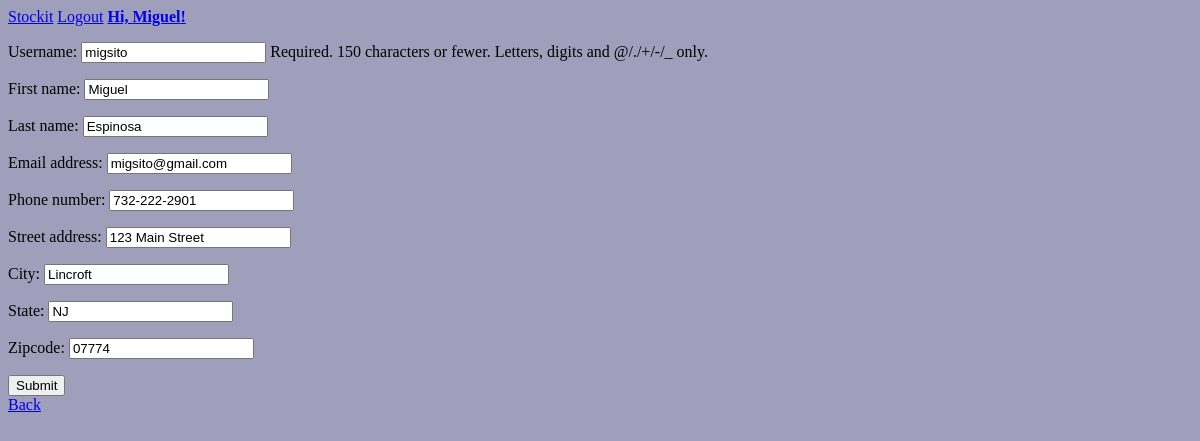
/users/1/update/ (signed in), run on an earlier commit of the app's database.
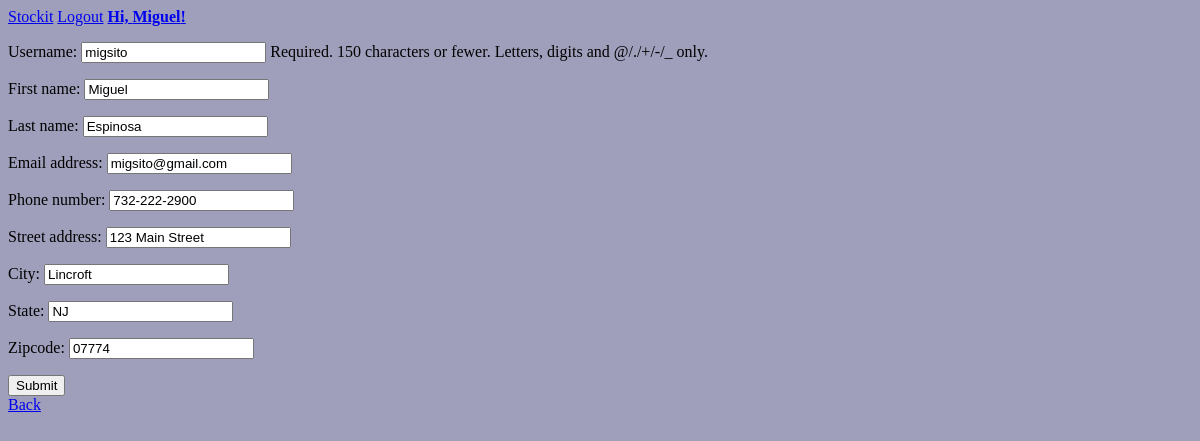
And on a later commit of the database.
### users/models.py (models this page shows, shortened)
class User(AbstractUser):
    phone_number = models.CharField(max_length=45, null=False)
    street_address = models.CharField(max_length=45, null=False)
    city = models.CharField(max_length=45, null=False)
    state = models.CharField(max_length=25, null=True)
    zipcode = models.CharField(max_length=5, null=True)

### users/views.py (the view)
# urls.py: path("<int:pk>/update/", views.UserUpdate.as_view(), name="update"),
class UserUpdate(LoginRequiredMixin, UserPassesTestMixin, UpdateView):
    model = User
    template_name = "users/update.html"
    form_class = UserUpdateForm
    def test_func(self):
        return self.request.user.is_superuser or (self.request.user == self.get_object())

### users/forms.py
class UserUpdateForm(forms.ModelForm):
    class Meta:
        model = User
        fields = ["username", "first_name", "last_name", "email", "phone_number", "street_address", "city", "state", "zipcode"]

### users/templates/users/update.html
{% extends 'form.html' %}
{% block back_button %}
    <a href="{% url 'users:detail' user.id %}">Back</a>
{% endblock back_button %}

### home/templates/form.html (shortened to what this page needs)
{% extends "base.html" %}
{% block content %}
    <form enctype="multipart/form-data" method="POST" class="form-horizontal">
        <div class="form-group">
            {{ form.as_p }}
        </div>
        <button type="submit">Submit</button>
    </form>
    {% block back_button %}{% endblock back_button %}
{% endblock content %}

### home/templates/base.html (shortened to what this page needs)
{% load static %}
<!DOCTYPE html>
<html>
    <head>
        <link rel="stylesheet" type="text/css" href="{% static 'css/styles.css' %}">
    </head>
    <body>
        <a href="{% url 'home:home' %}">Stockit</a>
        {% if user.is_authenticated %}
            <a href="{% url 'users:logout' %}">Logout</a>
            <a href="{% url 'users:detail' user.id %}"><b>Hi, {{ user.first_name }}!</b></a>
        {% else %}
            <a href="{% url 'users:login' %}">Login</a>
            <a href="{% url 'users:register' %}">Register</a>
        {% endif %}
        {% block content %}{% endblock content %}
    </body>
</html>

What changed in the data, as far as the page shows it:
changed User "Miguel": phone_number "732-222-2901" → "732-222-2900"
